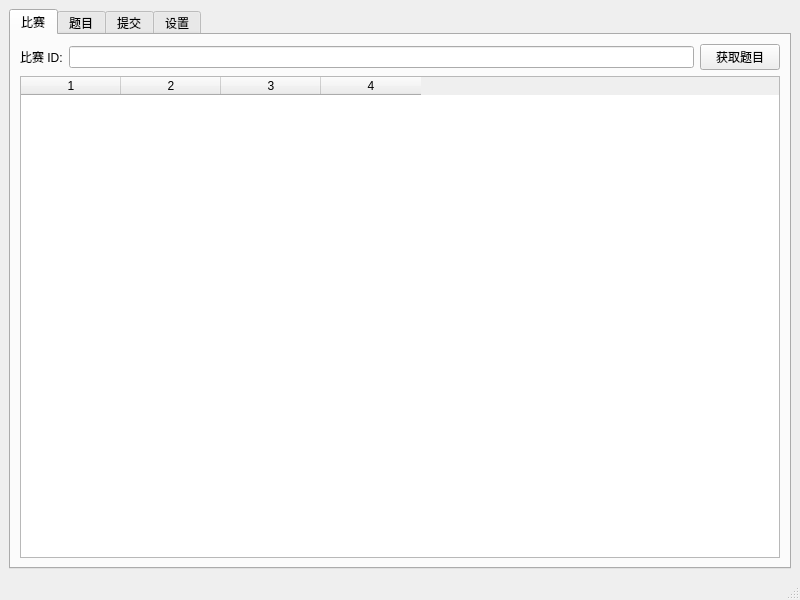
<?xml version="1.0" encoding="UTF-8"?>
<ui version="4.0">
 <class>MainWindow</class>
 <widget class="QMainWindow" name="MainWindow">
  <property name="geometry">
   <rect>
    <x>0</x>
    <y>0</y>
    <width>800</width>
    <height>600</height>
   </rect>
  </property>
  <property name="windowTitle">
   <string>AtCoder Contest Helper</string>
  </property>
  <property name="windowIcon">
   <iconset resource="res.qrc">
    <normaloff>:/images/icons/icon.png</normaloff>:/images/icons/icon.png</iconset>
  </property>
  <widget class="QWidget" name="centralwidget">
   <layout class="QGridLayout" name="gridLayout">
    <item row="0" column="0">
     <widget class="QTabWidget" name="tabWidget">
      <property name="currentIndex">
       <number>0</number>
      </property>
      <widget class="QWidget" name="contestTab">
       <attribute name="title">
        <string>比赛</string>
       </attribute>
       <layout class="QVBoxLayout" name="verticalLayout">
        <item>
         <layout class="QHBoxLayout" name="horizontalLayout">
          <item>
           <widget class="QLabel" name="labContestId">
            <property name="sizePolicy">
             <sizepolicy hsizetype="Maximum" vsizetype="Preferred">
              <horstretch>0</horstretch>
              <verstretch>0</verstretch>
             </sizepolicy>
            </property>
            <property name="text">
             <string>比赛 ID:</string>
            </property>
           </widget>
          </item>
          <item>
           <widget class="QLineEdit" name="contestIdEdit"/>
          </item>
          <item>
           <widget class="QPushButton" name="btnFetchProblems">
            <property name="sizePolicy">
             <sizepolicy hsizetype="Maximum" vsizetype="Fixed">
              <horstretch>0</horstretch>
              <verstretch>0</verstretch>
             </sizepolicy>
            </property>
            <property name="text">
             <string>获取题目</string>
            </property>
           </widget>
          </item>
         </layout>
        </item>
        <item>
         <widget class="QTableWidget" name="contestTable">
          <property name="editTriggers">
           <set>QAbstractItemView::NoEditTriggers</set>
          </property>
          <property name="selectionMode">
           <enum>QAbstractItemView::SingleSelection</enum>
          </property>
          <property name="columnCount">
           <number>4</number>
          </property>
          <column/>
          <column/>
          <column/>
          <column/>
         </widget>
        </item>
       </layout>
      </widget>
      <widget class="QWidget" name="problemTab">
       <attribute name="title">
        <string>题目</string>
       </attribute>
       <layout class="QVBoxLayout" name="verticalLayout_2">
        <item>
         <layout class="QHBoxLayout" name="horizontalLayout_2">
          <item>
           <widget class="QLabel" name="labContestId_2">
            <property name="text">
             <string>比赛 ID:</string>
            </property>
           </widget>
          </item>
          <item>
           <widget class="QLineEdit" name="contestIdEdit_2"/>
          </item>
          <item>
           <widget class="QLabel" name="labProblemId_2">
            <property name="text">
             <string>题目 ID:</string>
            </property>
           </widget>
          </item>
          <item>
           <widget class="QLineEdit" name="problemIdEdit_2"/>
          </item>
          <item>
           <widget class="QPushButton" name="btnFetchProblem">
            <property name="text">
             <string>获取题面</string>
            </property>
           </widget>
          </item>
          <item>
           <widget class="QPushButton" name="btnSaveAsMarkdown">
            <property name="text">
             <string>保存为Markdown</string>
            </property>
           </widget>
          </item>
         </layout>
        </item>
        <item>
         <widget class="QTextBrowser" name="problemBrowser"/>
        </item>
        <item>
         <layout class="QHBoxLayout" name="horizontalLayout_6">
          <item>
           <widget class="QPushButton" name="btnJumpToContest">
            <property name="text">
             <string>转到比赛</string>
            </property>
           </widget>
          </item>
          <item>
           <widget class="QPushButton" name="btnSubmitCode">
            <property name="text">
             <string>提交代码</string>
            </property>
           </widget>
          </item>
         </layout>
        </item>
       </layout>
      </widget>
      <widget class="QWidget" name="submitTab">
       <attribute name="title">
        <string>提交</string>
       </attribute>
       <layout class="QVBoxLayout" name="verticalLayout_3">
        <item>
         <layout class="QHBoxLayout" name="horizontalLayout_4">
          <item>
           <widget class="QLabel" name="labContestId_3">
            <property name="sizePolicy">
             <sizepolicy hsizetype="Maximum" vsizetype="Preferred">
              <horstretch>0</horstretch>
              <verstretch>0</verstretch>
             </sizepolicy>
            </property>
            <property name="text">
             <string>比赛 ID:</string>
            </property>
           </widget>
          </item>
          <item>
           <widget class="QLineEdit" name="contestIdEdit_3"/>
          </item>
          <item>
           <widget class="QLabel" name="labProblemId_3">
            <property name="text">
             <string>题目 ID:</string>
            </property>
           </widget>
          </item>
          <item>
           <widget class="QLineEdit" name="problemIdEdit_3"/>
          </item>
          <item>
           <widget class="QPushButton" name="btnGetLanguages">
            <property name="sizePolicy">
             <sizepolicy hsizetype="Minimum" vsizetype="Fixed">
              <horstretch>0</horstretch>
              <verstretch>0</verstretch>
             </sizepolicy>
            </property>
            <property name="text">
             <string>获取可用语言</string>
            </property>
           </widget>
          </item>
         </layout>
        </item>
        <item>
         <layout class="QHBoxLayout" name="horizontalLayout_3">
          <item>
           <widget class="QLabel" name="labLanguage">
            <property name="sizePolicy">
             <sizepolicy hsizetype="Maximum" vsizetype="Preferred">
              <horstretch>0</horstretch>
              <verstretch>0</verstretch>
             </sizepolicy>
            </property>
            <property name="text">
             <string>提交语言:</string>
            </property>
           </widget>
          </item>
          <item>
           <widget class="QComboBox" name="comboBox_language">
            <property name="sizePolicy">
             <sizepolicy hsizetype="Expanding" vsizetype="Fixed">
              <horstretch>0</horstretch>
              <verstretch>0</verstretch>
             </sizepolicy>
            </property>
           </widget>
          </item>
          <item>
           <widget class="QPushButton" name="btnSubmit">
            <property name="sizePolicy">
             <sizepolicy hsizetype="Maximum" vsizetype="Fixed">
              <horstretch>0</horstretch>
              <verstretch>0</verstretch>
             </sizepolicy>
            </property>
            <property name="text">
             <string>提交</string>
            </property>
           </widget>
          </item>
         </layout>
        </item>
        <item>
         <widget class="QLabel" name="labSubmissionCode">
          <property name="text">
           <string>代码:</string>
          </property>
         </widget>
        </item>
        <item>
         <widget class="QPlainTextEdit" name="codeEdit">
          <property name="font">
           <font>
            <family>Consolas</family>
            <pointsize>12</pointsize>
           </font>
          </property>
         </widget>
        </item>
       </layout>
      </widget>
      <widget class="QWidget" name="settingsTab">
       <attribute name="title">
        <string>设置</string>
       </attribute>
       <layout class="QVBoxLayout" name="verticalLayout_4">
        <item>
         <layout class="QHBoxLayout" name="horizontalLayout_5">
          <item>
           <widget class="QLabel" name="labCurrentUser">
            <property name="text">
             <string>当前用户：未登录</string>
            </property>
           </widget>
          </item>
          <item>
           <widget class="QPushButton" name="btnLogin">
            <property name="text">
             <string>登录</string>
            </property>
           </widget>
          </item>
         </layout>
        </item>
        <item>
         <widget class="QLabel" name="labSettingsPath">
          <property name="sizePolicy">
           <sizepolicy hsizetype="Maximum" vsizetype="Preferred">
            <horstretch>0</horstretch>
            <verstretch>0</verstretch>
           </sizepolicy>
          </property>
          <property name="text">
           <string>配置文件保存路径：</string>
          </property>
         </widget>
        </item>
       </layout>
      </widget>
     </widget>
    </item>
   </layout>
  </widget>
  <widget class="QMenuBar" name="menubar">
   <property name="geometry">
    <rect>
     <x>0</x>
     <y>0</y>
     <width>800</width>
     <height>22</height>
    </rect>
   </property>
  </widget>
  <widget class="QStatusBar" name="statusbar"/>
  <action name="actContest_Fetch">
   <property name="text">
    <string>获取比赛题目</string>
   </property>
   <property name="toolTip">
    <string>获取比赛题目</string>
   </property>
  </action>
  <action name="actProblem_Fetch">
   <property name="text">
    <string>获取题面</string>
   </property>
  </action>
  <action name="actSubmit_getLanguages">
   <property name="text">
    <string>获取可用语言</string>
   </property>
  </action>
 </widget>
 <resources>
  <include location="res.qrc"/>
 </resources>
 <connections>
  <connection>
   <sender>btnFetchProblems</sender>
   <signal>clicked()</signal>
   <receiver>actContest_Fetch</receiver>
   <slot>trigger()</slot>
   <hints>
    <hint type="sourcelabel">
     <x>739</x>
     <y>76</y>
    </hint>
    <hint type="destinationlabel">
     <x>-1</x>
     <y>-1</y>
    </hint>
   </hints>
  </connection>
  <connection>
   <sender>contestIdEdit</sender>
   <signal>returnPressed()</signal>
   <receiver>actContest_Fetch</receiver>
   <slot>trigger()</slot>
   <hints>
    <hint type="sourcelabel">
     <x>387</x>
     <y>76</y>
    </hint>
    <hint type="destinationlabel">
     <x>-1</x>
     <y>-1</y>
    </hint>
   </hints>
  </connection>
  <connection>
   <sender>problemIdEdit_2</sender>
   <signal>returnPressed()</signal>
   <receiver>actProblem_Fetch</receiver>
   <slot>trigger()</slot>
   <hints>
    <hint type="sourcelabel">
     <x>558</x>
     <y>76</y>
    </hint>
    <hint type="destinationlabel">
     <x>-1</x>
     <y>-1</y>
    </hint>
   </hints>
  </connection>
  <connection>
   <sender>btnFetchProblem</sender>
   <signal>clicked()</signal>
   <receiver>actProblem_Fetch</receiver>
   <slot>trigger()</slot>
   <hints>
    <hint type="sourcelabel">
     <x>739</x>
     <y>76</y>
    </hint>
    <hint type="destinationlabel">
     <x>-1</x>
     <y>-1</y>
    </hint>
   </hints>
  </connection>
  <connection>
   <sender>btnGetLanguages</sender>
   <signal>clicked()</signal>
   <receiver>actSubmit_getLanguages</receiver>
   <slot>trigger()</slot>
   <hints>
    <hint type="sourcelabel">
     <x>736</x>
     <y>76</y>
    </hint>
    <hint type="destinationlabel">
     <x>-1</x>
     <y>-1</y>
    </hint>
   </hints>
  </connection>
  <connection>
   <sender>problemIdEdit_3</sender>
   <signal>returnPressed()</signal>
   <receiver>actSubmit_getLanguages</receiver>
   <slot>trigger()</slot>
   <hints>
    <hint type="sourcelabel">
     <x>549</x>
     <y>76</y>
    </hint>
    <hint type="destinationlabel">
     <x>-1</x>
     <y>-1</y>
    </hint>
   </hints>
  </connection>
 </connections>
</ui>
